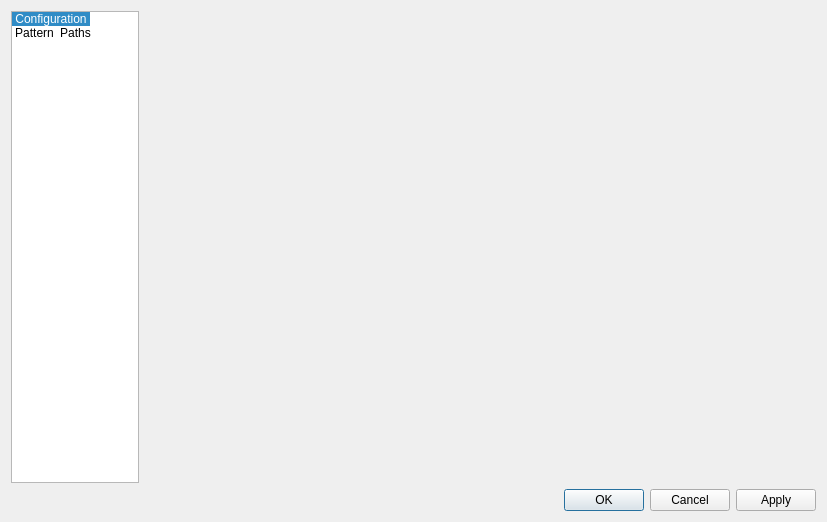
<?xml version="1.0" encoding="UTF-8"?>
<ui version="4.0">
 <class>DialogPreferences</class>
 <widget class="QDialog" name="DialogPreferences">
  <property name="geometry">
   <rect>
    <x>0</x>
    <y>0</y>
    <width>827</width>
    <height>522</height>
   </rect>
  </property>
  <property name="windowTitle">
   <string>Preferences</string>
  </property>
  <property name="windowIcon">
   <iconset resource="../../../libs/vmisc/share/resources/icon.qrc">
    <normaloff>:/icon/64x64/icon64x64.png</normaloff>:/icon/64x64/icon64x64.png</iconset>
  </property>
  <layout class="QVBoxLayout" name="verticalLayout">
   <item>
    <layout class="QHBoxLayout" name="horizontalLayout">
     <item>
      <widget class="QListWidget" name="contentsWidget">
       <property name="minimumSize">
        <size>
         <width>128</width>
         <height>0</height>
        </size>
       </property>
       <property name="maximumSize">
        <size>
         <width>128</width>
         <height>16777215</height>
        </size>
       </property>
       <property name="iconSize">
        <size>
         <width>96</width>
         <height>84</height>
        </size>
       </property>
       <property name="textElideMode">
        <enum>Qt::ElideMiddle</enum>
       </property>
       <property name="movement">
        <enum>QListView::Static</enum>
       </property>
       <property name="spacing">
        <number>12</number>
       </property>
       <property name="viewMode">
        <enum>QListView::IconMode</enum>
       </property>
       <property name="currentRow">
        <number>0</number>
       </property>
       <item>
        <property name="text">
         <string>Configuration</string>
        </property>
        <property name="textAlignment">
         <set>AlignCenter</set>
        </property>
        <property name="icon">
         <iconset resource="../../../libs/vmisc/share/resources/icon.qrc">
          <normaloff>:/icon/config.png</normaloff>:/icon/config.png</iconset>
        </property>
        <property name="flags">
         <set>ItemIsSelectable|ItemIsUserCheckable|ItemIsEnabled</set>
        </property>
       </item>
       <item>
        <property name="text">
         <string>Pattern</string>
        </property>
        <property name="textAlignment">
         <set>AlignCenter</set>
        </property>
        <property name="icon">
         <iconset resource="../../../libs/vmisc/share/resources/icon.qrc">
          <normaloff>:/icon/pattern_config.png</normaloff>:/icon/pattern_config.png</iconset>
        </property>
        <property name="flags">
         <set>ItemIsSelectable|ItemIsUserCheckable|ItemIsEnabled</set>
        </property>
       </item>
       <item>
        <property name="text">
         <string>Paths</string>
        </property>
        <property name="textAlignment">
         <set>AlignCenter</set>
        </property>
        <property name="icon">
         <iconset resource="../../../libs/vmisc/share/resources/icon.qrc">
          <normaloff>:/icon/path_config.png</normaloff>:/icon/path_config.png</iconset>
        </property>
        <property name="flags">
         <set>ItemIsSelectable|ItemIsUserCheckable|ItemIsEnabled</set>
        </property>
       </item>
      </widget>
     </item>
     <item>
      <widget class="QStackedWidget" name="pagesWidget">
       <property name="sizePolicy">
        <sizepolicy hsizetype="Expanding" vsizetype="Preferred">
         <horstretch>0</horstretch>
         <verstretch>0</verstretch>
        </sizepolicy>
       </property>
       <property name="sizeIncrement">
        <size>
         <width>0</width>
         <height>0</height>
        </size>
       </property>
       <widget class="QWidget" name="page_2"/>
      </widget>
     </item>
    </layout>
   </item>
   <item>
    <widget class="QDialogButtonBox" name="buttonBox">
     <property name="orientation">
      <enum>Qt::Horizontal</enum>
     </property>
     <property name="standardButtons">
      <set>QDialogButtonBox::Apply|QDialogButtonBox::Cancel|QDialogButtonBox::Ok</set>
     </property>
    </widget>
   </item>
  </layout>
 </widget>
 <resources>
  <include location="../../../libs/vmisc/share/resources/icon.qrc"/>
 </resources>
 <connections>
  <connection>
   <sender>buttonBox</sender>
   <signal>rejected()</signal>
   <receiver>DialogPreferences</receiver>
   <slot>reject()</slot>
   <hints>
    <hint type="sourcelabel">
     <x>316</x>
     <y>260</y>
    </hint>
    <hint type="destinationlabel">
     <x>286</x>
     <y>274</y>
    </hint>
   </hints>
  </connection>
 </connections>
</ui>
